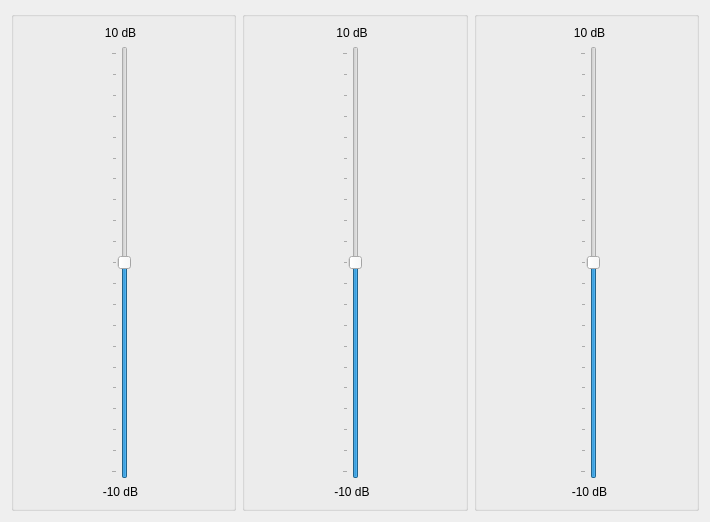
<?xml version="1.0" encoding="UTF-8"?>
<ui version="4.0">
 <class>Form</class>
 <widget class="QWidget" name="Form">
  <property name="geometry">
   <rect>
    <x>0</x>
    <y>0</y>
    <width>710</width>
    <height>522</height>
   </rect>
  </property>
  <property name="windowTitle">
   <string>Form</string>
  </property>
  <layout class="QVBoxLayout" name="verticalLayout">
   <item>
    <layout class="QHBoxLayout" name="horizontalLayout_4">
     <item>
      <widget class="QGroupBox" name="low_freq_groupbox">
       <property name="minimumSize">
        <size>
         <width>0</width>
         <height>200</height>
        </size>
       </property>
       <property name="styleSheet">
        <string notr="true"/>
       </property>
       <property name="title">
        <string/>
       </property>
       <property name="flat">
        <bool>false</bool>
       </property>
       <layout class="QGridLayout" name="gridLayout_11">
        <item row="0" column="1" colspan="2">
         <layout class="QHBoxLayout" name="snare_icon"/>
        </item>
        <item row="1" column="1">
         <layout class="QGridLayout" name="gridLayout_4">
          <item row="1" column="0">
           <spacer name="horizontalSpacer_9">
            <property name="orientation">
             <enum>Qt::Horizontal</enum>
            </property>
            <property name="sizeHint" stdset="0">
             <size>
              <width>40</width>
              <height>20</height>
             </size>
            </property>
           </spacer>
          </item>
          <item row="1" column="1">
           <widget class="QSlider" name="snare_slider">
            <property name="minimum">
             <number>-10</number>
            </property>
            <property name="maximum">
             <number>10</number>
            </property>
            <property name="sliderPosition">
             <number>0</number>
            </property>
            <property name="orientation">
             <enum>Qt::Vertical</enum>
            </property>
            <property name="invertedControls">
             <bool>false</bool>
            </property>
            <property name="tickPosition">
             <enum>QSlider::TicksAbove</enum>
            </property>
           </widget>
          </item>
          <item row="1" column="2">
           <spacer name="horizontalSpacer_10">
            <property name="orientation">
             <enum>Qt::Horizontal</enum>
            </property>
            <property name="sizeHint" stdset="0">
             <size>
              <width>40</width>
              <height>20</height>
             </size>
            </property>
           </spacer>
          </item>
          <item row="0" column="0" colspan="3">
           <widget class="QLabel" name="label_79">
            <property name="styleSheet">
             <string notr="true"/>
            </property>
            <property name="text">
             <string>10 dB</string>
            </property>
            <property name="alignment">
             <set>Qt::AlignCenter</set>
            </property>
           </widget>
          </item>
          <item row="2" column="0" colspan="3">
           <widget class="QLabel" name="label_80">
            <property name="styleSheet">
             <string notr="true"/>
            </property>
            <property name="text">
             <string>-10 dB</string>
            </property>
            <property name="alignment">
             <set>Qt::AlignCenter</set>
            </property>
           </widget>
          </item>
         </layout>
        </item>
       </layout>
      </widget>
     </item>
     <item>
      <widget class="QGroupBox" name="groupBox_6">
       <property name="minimumSize">
        <size>
         <width>0</width>
         <height>200</height>
        </size>
       </property>
       <property name="styleSheet">
        <string notr="true"/>
       </property>
       <property name="title">
        <string/>
       </property>
       <property name="flat">
        <bool>false</bool>
       </property>
       <layout class="QGridLayout" name="gridLayout_12">
        <item row="0" column="0" colspan="2">
         <layout class="QHBoxLayout" name="piano_icon"/>
        </item>
        <item row="1" column="0">
         <layout class="QGridLayout" name="gridLayout">
          <item row="1" column="0">
           <spacer name="horizontalSpacer_3">
            <property name="orientation">
             <enum>Qt::Horizontal</enum>
            </property>
            <property name="sizeHint" stdset="0">
             <size>
              <width>40</width>
              <height>20</height>
             </size>
            </property>
           </spacer>
          </item>
          <item row="1" column="1">
           <widget class="QSlider" name="piano_slider">
            <property name="minimum">
             <number>-10</number>
            </property>
            <property name="maximum">
             <number>10</number>
            </property>
            <property name="orientation">
             <enum>Qt::Vertical</enum>
            </property>
            <property name="tickPosition">
             <enum>QSlider::TicksAbove</enum>
            </property>
           </widget>
          </item>
          <item row="1" column="2">
           <spacer name="horizontalSpacer_4">
            <property name="orientation">
             <enum>Qt::Horizontal</enum>
            </property>
            <property name="sizeHint" stdset="0">
             <size>
              <width>40</width>
              <height>20</height>
             </size>
            </property>
           </spacer>
          </item>
          <item row="0" column="0" colspan="3">
           <widget class="QLabel" name="label_61">
            <property name="styleSheet">
             <string notr="true"/>
            </property>
            <property name="text">
             <string>10 dB</string>
            </property>
            <property name="alignment">
             <set>Qt::AlignCenter</set>
            </property>
           </widget>
          </item>
          <item row="2" column="0" colspan="3">
           <widget class="QLabel" name="label_62">
            <property name="styleSheet">
             <string notr="true"/>
            </property>
            <property name="text">
             <string>-10 dB</string>
            </property>
            <property name="alignment">
             <set>Qt::AlignCenter</set>
            </property>
           </widget>
          </item>
         </layout>
        </item>
       </layout>
      </widget>
     </item>
     <item>
      <widget class="QGroupBox" name="low_freq_groupbox_2">
       <property name="minimumSize">
        <size>
         <width>0</width>
         <height>200</height>
        </size>
       </property>
       <property name="styleSheet">
        <string notr="true"/>
       </property>
       <property name="title">
        <string/>
       </property>
       <property name="flat">
        <bool>false</bool>
       </property>
       <layout class="QGridLayout" name="gridLayout_13">
        <item row="0" column="1" colspan="2">
         <layout class="QHBoxLayout" name="piccolo_icon"/>
        </item>
        <item row="1" column="2">
         <layout class="QGridLayout" name="gridLayout_15">
          <item row="1" column="2">
           <spacer name="horizontalSpacer_25">
            <property name="orientation">
             <enum>Qt::Horizontal</enum>
            </property>
            <property name="sizeHint" stdset="0">
             <size>
              <width>40</width>
              <height>20</height>
             </size>
            </property>
           </spacer>
          </item>
          <item row="0" column="0" colspan="3">
           <widget class="QLabel" name="label_95">
            <property name="styleSheet">
             <string notr="true"/>
            </property>
            <property name="text">
             <string>10 dB</string>
            </property>
            <property name="alignment">
             <set>Qt::AlignCenter</set>
            </property>
           </widget>
          </item>
          <item row="1" column="1">
           <widget class="QSlider" name="piccolo_slider">
            <property name="minimum">
             <number>-10</number>
            </property>
            <property name="maximum">
             <number>10</number>
            </property>
            <property name="orientation">
             <enum>Qt::Vertical</enum>
            </property>
            <property name="tickPosition">
             <enum>QSlider::TicksAbove</enum>
            </property>
           </widget>
          </item>
          <item row="1" column="0">
           <spacer name="horizontalSpacer_26">
            <property name="orientation">
             <enum>Qt::Horizontal</enum>
            </property>
            <property name="sizeHint" stdset="0">
             <size>
              <width>40</width>
              <height>20</height>
             </size>
            </property>
           </spacer>
          </item>
          <item row="2" column="0" colspan="3">
           <widget class="QLabel" name="label_96">
            <property name="styleSheet">
             <string notr="true"/>
            </property>
            <property name="text">
             <string>-10 dB</string>
            </property>
            <property name="alignment">
             <set>Qt::AlignCenter</set>
            </property>
           </widget>
          </item>
         </layout>
        </item>
       </layout>
      </widget>
     </item>
    </layout>
   </item>
  </layout>
 </widget>
 <resources/>
 <connections/>
</ui>
